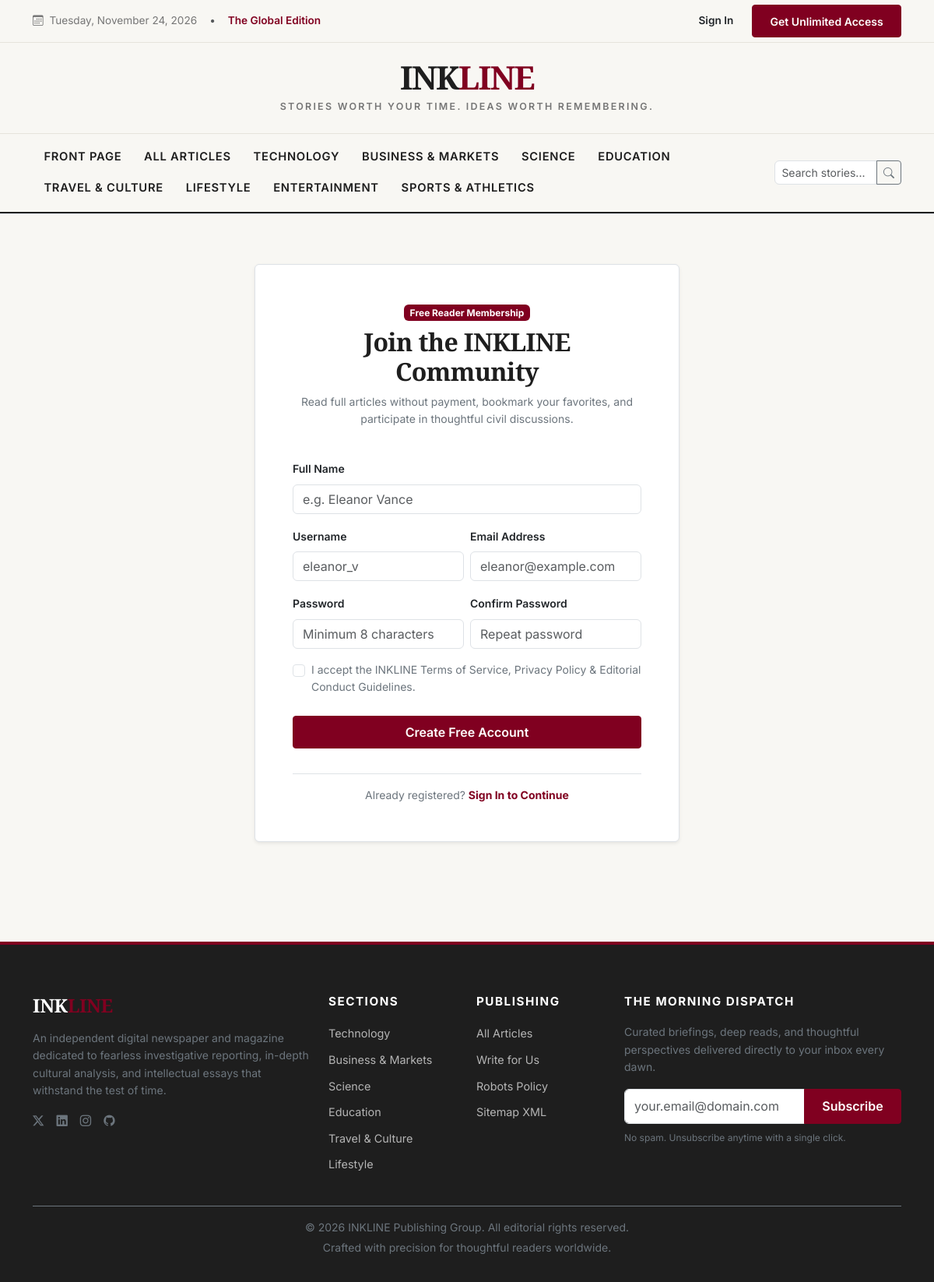
Page /accounts/register/ on the committed database.
### articles/models.py (models this page shows, shortened)
class Category(models.Model):
    name = models.CharField(max_length=100, unique=True)
    slug = models.SlugField(max_length=120, unique=True)
    description = models.TextField(blank=True)
    icon = models.CharField(max_length=50, default='bi-newspaper', help_text='Bootstrap Icon class')
    accent_color = models.CharField(max_length=30, default='#800020', help_text='Hex color code')
    order = models.PositiveIntegerField(default=0)
    is_active = models.BooleanField(default=True)
    class Meta:
        verbose_name_plural = 'Categories'
        ordering = ['order', 'name']

### accounts/views.py (the view)
# urls.py: path('register/', views.register_view, name='register'),
def register_view(request):
    if request.user.is_authenticated:
        return redirect('homepage')
    next_url = request.GET.get('next', '')
    if request.method == 'POST':
        form = ReaderRegistrationForm(request.POST)
        if form.is_valid():
            user = form.save()
            login(request, user)
            messages.success(
                request,
                f"Welcome to INKLINE, {user.first_name or user.username}! Your free reading membership is now active."
            )
            destination = get_safe_redirect(request, default='homepage')
            return redirect(destination)
        else:
            messages.error(request, "Please correct the errors in the registration form below.")
    else:
        form = ReaderRegistrationForm()
    return render(request, 'authentication/register.html', {
        'form': form,
        'next': next_url,
    })

### articles/context_processors.py (called while the page is built)
def global_categories(request):
    try:
        categories = Category.objects.filter(is_active=True).order_by('order', 'name')
    except Exception:
        categories = []
    return {'global_categories': categories}

### reader_features/context_processors.py (called while the page is built)
def user_notifications_count(request):
    if request.user.is_authenticated:
        try:
            unread_count = Notification.objects.filter(recipient=request.user, is_read=False).count()
        except Exception:
            unread_count = 0
        return {'unread_notifications_count': unread_count}
    return {'unread_notifications_count': 0}

### templates/authentication/register.html (shortened to what this page needs)
{% extends 'base.html' %}
{% block content %}
<div class="container py-5">
    <div class="row justify-content-center">
        <div class="col-md-7 col-lg-6">
            <div class="card shadow-sm border p-4 p-md-5 bg-white rounded">
                <div class="text-center mb-4">
                    <span class="badge bg-burgundy mb-2">Free Reader Membership</span>
                    <h2 class="font-serif fw-bold">Join the INKLINE Community</h2>
                    <p class="text-secondary small">Read full articles without payment, bookmark your favorites, and participate in thoughtful civil discussions.</p>
                </div>
                <form method="POST" action="{% url 'register' %}">
                    <div class="mb-3">
                        <label class="form-label fw-semibold small">Full Name</label>
                        {{ form.full_name }}
                    </div>
                    <div class="row g-2 mb-3">
                        <div class="col-md-6">
                            <label class="form-label fw-semibold small">Username</label>
                            {{ form.username }}
                        </div>
                        <div class="col-md-6">
                            <label class="form-label fw-semibold small">Email Address</label>
                            {{ form.email }}
                        </div>
                    </div>
                    <div class="row g-2 mb-3">
                        <div class="col-md-6">
                            <label class="form-label fw-semibold small">Password</label>
                            {{ form.password }}
                        </div>
                        <div class="col-md-6">
                            <label class="form-label fw-semibold small">Confirm Password</label>
                            {{ form.confirm_password }}
                        </div>
                    </div>
                    <div class="mb-4 form-check">
                        {{ form.accept_terms }}
                        <label class="form-check-label small text-secondary" for="{{ form.accept_terms.id_for_label }}">
                            I accept the INKLINE Terms of Service, Privacy Policy & Editorial Conduct Guidelines.
                        </label>
                    </div>
                    <button type="submit" class="btn btn-ink-primary w-100 py-2 mb-3">Create Free Account</button>
                </form>
                <div class="text-center mt-3 pt-3 border-top">
                    <p class="text-secondary small mb-0">Already registered?
                        <a href="{% url 'login' %}{% if next %}?next={{ next|urlencode }}{% endif %}" class="text-burgundy fw-bold text-decoration-none">Sign In to Continue</a>
                    </p>
                </div>
            </div>
        </div>
    </div>
</div>
{% endblock %}

### templates/components/navbar.html
<header class="border-bottom">
    <div class="ink-topbar">
        <div class="container d-flex justify-content-between align-items-center flex-wrap gap-2">
            <div class="d-flex align-items-center gap-3">
                <span><i class="bi bi-calendar3 me-1"></i> {% now "l, F j, Y" %}</span>
                <span class="d-none d-md-inline text-muted">•</span>
                <span class="d-none d-md-inline fw-semibold text-burgundy">The Global Edition</span>
            </div>
            <div class="d-flex align-items-center gap-3">
                {% if user.is_authenticated %}
                    <a href="{% url 'reader_notifications' %}" class="text-decoration-none text-dark position-relative">
                        <i class="bi bi-bell fs-6"></i>
                        {% if unread_notifications_count > 0 %}
                            <span class="position-absolute top-0 start-100 translate-middle badge rounded-pill bg-danger" style="font-size: 0.65rem;">
                                {{ unread_notifications_count }}
                            </span>
                        {% endif %}
                    </a>
                    <div class="dropdown">
                        <a href="#" class="d-flex align-items-center text-dark text-decoration-none dropdown-toggle fw-medium" id="userMenu" data-bs-toggle="dropdown" aria-expanded="false">
                            <i class="bi bi-person-circle fs-5 me-1 text-burgundy"></i>
                            <span>{{ user.first_name|default:user.username }}</span>
                        </a>
                        <ul class="dropdown-menu dropdown-menu-end shadow-sm" aria-labelledby="userMenu">
                            <li class="px-3 py-1 text-muted small border-bottom mb-1">
                                Signed in as <strong>@{{ user.username }}</strong><br>
                                <span class="badge bg-secondary">{{ user.get_role_display }}</span>
                            </li>
                            <li><a class="dropdown-item" href="{% url 'reader_overview' %}"><i class="bi bi-journal-bookmark me-2"></i> Reader Dashboard</a></li>
                            {% if user.is_author or user.is_staff or user.is_superuser %}
                                <li><a class="dropdown-item" href="{% url 'author_overview' %}"><i class="bi bi-pen me-2"></i> Author Studio</a></li>
                                <li><a class="dropdown-item" href="{% url 'author_article_create' %}"><i class="bi bi-plus-circle me-2"></i> Write a Story</a></li>
                            {% else %}
                                <li><a class="dropdown-item" href="{% url 'author_application' %}"><i class="bi bi-feather me-2 text-burgundy"></i> Become an Author</a></li>
                            {% endif %}
                            {% if user.is_staff or user.is_superuser or user.role == 'ADMIN' %}
                                <li><hr class="dropdown-divider"></li>
                                <li><a class="dropdown-item text-danger fw-semibold" href="{% url 'admin_overview' %}"><i class="bi bi-shield-lock me-2"></i> Admin Portal</a></li>
                            {% endif %}
                            <li><hr class="dropdown-divider"></li>
                            <li><a class="dropdown-item" href="{% url 'profile_settings' %}"><i class="bi bi-gear me-2"></i> Account Settings</a></li>
                            <li><a class="dropdown-item text-muted" href="{% url 'logout' %}"><i class="bi bi-box-arrow-right me-2"></i> Sign Out</a></li>
                        </ul>
                    </div>
                {% else %}
                    <a href="{% url 'login' %}" class="text-decoration-none fw-semibold text-dark me-2">Sign In</a>
                    <a href="{% url 'register' %}" class="btn btn-sm btn-ink-primary">Get Unlimited Access</a>
                {% endif %}
            </div>
        </div>
    </div>
    <div class="container text-center py-4">
        <a href="{% url 'homepage' %}" class="ink-brand">
            INK<span>LINE</span>
        </a>
        <div class="ink-tagline">Stories worth your time. Ideas worth remembering.</div>
    </div>
    <nav class="ink-navbar">
        <div class="container d-flex justify-content-between align-items-center">
            <div class="d-flex align-items-center flex-wrap overflow-x-auto py-1">
                <a class="ink-nav-link {% if request.path == '/' %}active{% endif %}" href="{% url 'homepage' %}">Front Page</a>
                <a class="ink-nav-link {% if request.path == '/articles/' and not request.GET.category %}active{% endif %}" href="{% url 'article_list' %}">All Articles</a>
                {% for category in global_categories %}
                    <a class="ink-nav-link {% if request.resolver_match.kwargs.slug == category.slug %}active{% endif %}" href="{% url 'category_detail' category.slug %}">
                        {{ category.name }}
                    </a>
                {% endfor %}
            </div>
            <form action="{% url 'search' %}" method="GET" class="d-none d-lg-flex align-items-center ms-3" style="max-width: 240px;">
                <div class="input-group input-group-sm">
                    <input type="text" name="q" class="form-control rounded-start" placeholder="Search stories..." value="{{ request.GET.q }}">
                    <button class="btn btn-outline-secondary" type="submit"><i class="bi bi-search"></i></button>
                </div>
            </form>
        </div>
    </nav>
</header>

### templates/components/footer.html (shortened to what this page needs)
<footer class="ink-footer">
    <div class="container">
        <div class="row g-4 mb-4">
            <div class="col-lg-4">
                <h4 class="text-white font-serif fw-bold mb-3">INK<span class="text-burgundy">LINE</span></h4>
                <p class="text-secondary small">
                    An independent digital newspaper and magazine dedicated to fearless investigative reporting, in-depth cultural analysis, and intellectual essays that withstand the test of time.
                </p>
                <div class="d-flex gap-3 fs-5 mt-3">
                    <a href="#" class="text-secondary"><i class="bi bi-twitter-x"></i></a>
                    <a href="#" class="text-secondary"><i class="bi bi-linkedin"></i></a>
                    <a href="#" class="text-secondary"><i class="bi bi-instagram"></i></a>
                    <a href="#" class="text-secondary"><i class="bi bi-github"></i></a>
                </div>
            </div>
            <div class="col-6 col-md-3 col-lg-2">
                <h5>Sections</h5>
                <ul class="list-unstyled">
                    {% for cat in global_categories|slice:":6" %}
                        <li class="mb-2"><a href="{% url 'category_detail' cat.slug %}">{{ cat.name }}</a></li>
                    {% endfor %}
                </ul>
            </div>
            <div class="col-6 col-md-3 col-lg-2">
                <h5>Publishing</h5>
                <ul class="list-unstyled">
                    <li class="mb-2"><a href="{% url 'article_list' %}">All Articles</a></li>
                    <li class="mb-2"><a href="{% url 'author_application' %}">Write for Us</a></li>
                    <li class="mb-2"><a href="{% url 'robots_txt' %}">Robots Policy</a></li>
                    <li class="mb-2"><a href="{% url 'sitemap_xml' %}">Sitemap XML</a></li>
                </ul>
            </div>
            <div class="col-md-6 col-lg-4">
                <h5>The Morning Dispatch</h5>
                <p class="text-secondary small">Curated briefings, deep reads, and thoughtful perspectives delivered directly to your inbox every dawn.</p>
                <form id="newsletter-subscription-form">
                    <div class="input-group mb-2">
                        <input type="email" name="email" id="newsletter-email-input" class="form-control" placeholder="your.email@domain.com" required>
                        <button class="btn btn-ink-primary" type="submit">Subscribe</button>
                    </div>
                </form>
                <div class="text-secondary" style="font-size: 0.75rem;">No spam. Unsubscribe anytime with a single click.</div>
            </div>
        </div>
        <div class="border-top border-secondary pt-3 mt-4 text-center text-secondary small">
            <p class="mb-1">&copy; {% now "Y" %} INKLINE Publishing Group. All editorial rights reserved.</p>
            <p class="mb-0">Crafted with precision for thoughtful readers worldwide.</p>
        </div>
    </div>
</footer>

### static/css/style.css (style rules this page uses)
:root { --ink-bg: #F8F7F3; --ink-card-bg: #FFFFFF; --ink-charcoal: #1E1E1E; --ink-charcoal-muted: #4A4A4A; --ink-gray-light: #767676; --ink-border: #E6E4DC; --ink-border-subtle: #F0EFEA; --ink-burgundy: #800020; --ink-burgundy-hover: #5E0017; --ink-amber: #D97706; --ink-amber-light: #FEF3C7; --font-serif: 'Playfair Display', Georgia, 'Times New Roman', serif; --font-sans: 'Inter', -apple-system, BlinkMacSystemFont, 'Segoe UI', Roboto, sans-serif; --font-mono: 'JetBrains Mono', monospace; --shadow-sm: 0 1px 3px rgba(0, 0, 0, 0.05); --shadow-md: 0 4px 12px rgba(0, 0, 0, 0.07); --shadow-lg: 0 10px 25px rgba(0, 0, 0, 0.09); --transition-smooth: all 0.25s cubic-bezier(0.16, 1, 0.3, 1); }
body { background-color: var(--ink-bg); color: var(--ink-charcoal); font-family: var(--font-sans); font-size: 16px; line-height: 1.6; -webkit-font-smoothing: antialiased; }
h1, h2, h3, h4, h5, h6, .editorial-heading { font-family: var(--font-serif); color: var(--ink-charcoal); font-weight: 700; letter-spacing: -0.02em; }
.text-burgundy { color: var(--ink-burgundy) !important; }
.bg-burgundy { background-color: var(--ink-burgundy) !important; color: #fff; }
.btn-ink-primary { background-color: var(--ink-burgundy); color: #FFFFFF; border: 1px solid var(--ink-burgundy); font-weight: 600; padding: 0.6rem 1.4rem; border-radius: 4px; transition: var(--transition-smooth); }
.ink-topbar { border-bottom: 1px solid var(--ink-border); background: var(--ink-bg); font-size: 0.85rem; color: var(--ink-gray-light); padding: 6px 0; }
.ink-brand { font-family: var(--font-serif); font-size: 2.6rem; font-weight: 900; letter-spacing: -0.04em; color: var(--ink-charcoal); text-decoration: none; display: inline-block; line-height: 1; }
.ink-brand span { color: var(--ink-burgundy); }
.ink-tagline { font-size: 0.78rem; letter-spacing: 0.18em; text-transform: uppercase; color: var(--ink-gray-light); font-weight: 600; margin-top: 4px; }
.ink-navbar { border-top: 1px solid var(--ink-border); border-bottom: 2px solid var(--ink-charcoal); background: var(--ink-bg); padding: 0.4rem 0; }
.ink-nav-link { color: var(--ink-charcoal); font-size: 0.92rem; font-weight: 600; text-transform: uppercase; letter-spacing: 0.05em; padding: 0.5rem 0.9rem !important; text-decoration: none; transition: color 0.15s ease; }
.ink-footer { background-color: var(--ink-charcoal); color: #E2E2E2; border-top: 4px solid var(--ink-burgundy); padding: 4rem 0 2rem; margin-top: 5rem; }
.ink-footer h5 { color: #FFFFFF; font-family: var(--font-sans); font-size: 0.95rem; text-transform: uppercase; letter-spacing: 0.1em; margin-bottom: 1.2rem; }
.ink-footer a { color: #B5B5B5; text-decoration: none; font-size: 0.9rem; transition: color 0.15s ease; }

### rows in the picture
Category: name "TECHNOLOGY", name "Technology"
Category: name "BUSINESS & MARKETS", name "Business & Markets"
Category: name "SCIENCE", name "Science"
Category: name "EDUCATION", name "Education"
Category: name "TRAVEL & CULTURE", name "Travel & Culture"
Category: name "LIFESTYLE", name "Lifestyle"
Category: name "ENTERTAINMENT"
Category: name "SPORTS & ATHLETICS"
